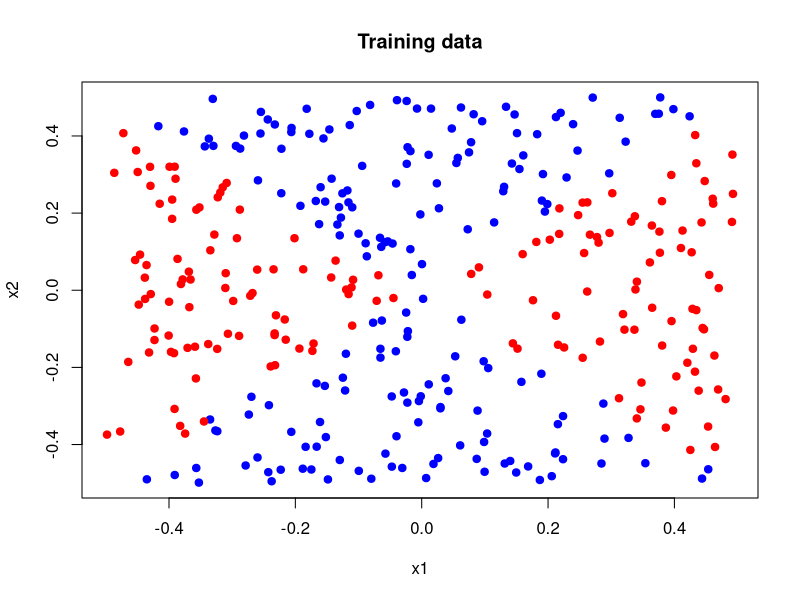
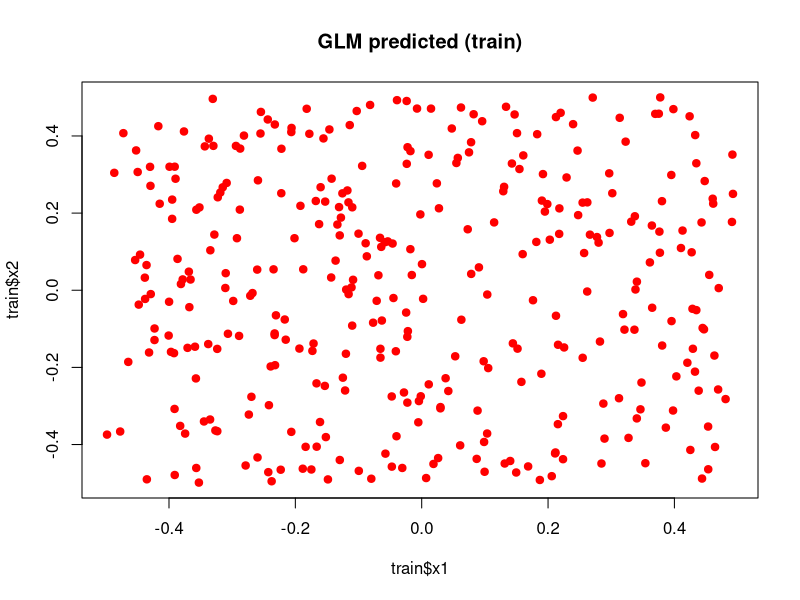
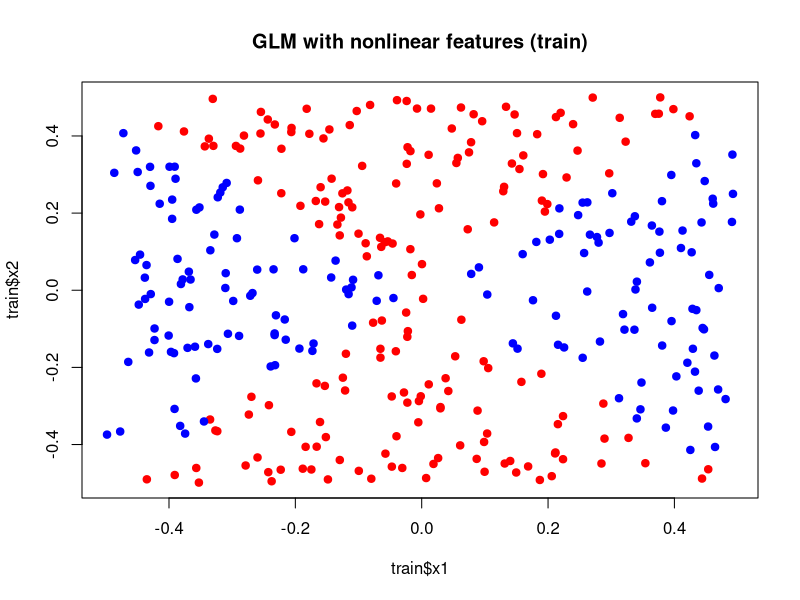

The R script that drew these images, in order:
# 生成数据并比较逻辑回归与 SVM（非线性核）
set.seed(1)
library(e1071)

# (a) 生成 n=500, p=2 的数据，二类，二次决策边界
n <- 500
x1 <- runif(n) - 0.5
x2 <- runif(n) - 0.5
y <- factor(ifelse(x1^2 - x2^2 > 0, "A", "B"))
dat <- data.frame(x1 = x1, x2 = x2, y = y)

# 划分训练/测试
train_idx <- sample(n, 350)
train <- dat[train_idx, ]
test  <- dat[-train_idx, ]

# (b) 绘图（训练集，按类别上色）
plot(train$x1, train$x2, col = ifelse(train$y=="A","red","blue"),
     pch = 19, xlab = "x1", ylab = "x2", main = "Training data")

# (c) 用逻辑回归（原始 x1, x2）拟合
glm.fit <- glm(y ~ x1 + x2, data = train, family = binomial)
glm.pred.test <- predict(glm.fit, newdata = test, type = "response")
glm.class.test <- factor(ifelse(glm.pred.test > 0.5, "A", "B"), levels=levels(y))
mean(glm.class.test != test$y)   # 测试错误率

# (d) 用逻辑回归在训练集上预测并绘制预测类别（线性决策边界应为线性）
glm.pred.train <- predict(glm.fit, newdata = train, type = "response")
glm.class.train <- factor(ifelse(glm.pred.train > 0.5, "A", "B"))
plot(train$x1, train$x2, col = ifelse(glm.class.train=="A","red","blue"),
     pch = 19, main = "GLM predicted (train)")

# (e) 使用非线性变换（x1^2, x2^2, x1*x2, log(|x2|+1)）并用逻辑回归拟合
train2 <- transform(train, x1sq = x1^2, x2sq = x2^2, x1x2 = x1*x2, lx2 = log(abs(x2)+1))
test2  <- transform(test,  x1sq = x1^2, x2sq = x2^2, x1x2 = x1*x2, lx2 = log(abs(x2)+1))
glm2.fit <- glm(y ~ x1 + x2 + x1sq + x2sq + x1x2 + lx2, data = train2, family = binomial)
glm2.pred.test <- factor(ifelse(predict(glm2.fit, newdata = test2, type="response")>0.5,"A","B"), levels=levels(y))
mean(glm2.pred.test != test$y)  # 测试错误率（应比线性好）

# (f) 用该扩展特征在训练集上绘图（显示非线性决策边界是否明显）
glm2.pred.train <- factor(ifelse(predict(glm2.fit, newdata = train2, type="response")>0.5,"A","B"))
plot(train$x1, train$x2, col = ifelse(glm2.pred.train=="A","red","blue"),
     pch = 19, main = "GLM with nonlinear features (train)")

# (g) 用支持向量机（线性核）拟合原始特征
svm.lin <- svm(y ~ x1 + x2, data = train, kernel = "linear", cost = 1)
mean(predict(svm.lin, test) != test$y)  # 线性 SVM 测试错误率

# (h) 用非线性核的 SVM（RBF）拟合并比较
svm.rbf <- svm(y ~ x1 + x2, data = train, kernel = "radial", gamma = 1, cost = 1)
mean(predict(svm.rbf, test) != test$y)  # RBF SVM 测试错误率

# (i) 结果评估：打印各方法测试错误率
cat("GLM (linear) test error:", round(mean(glm.class.test != test$y),4), "\n")
cat("GLM (nonlinear features) test error:", round(mean(glm2.pred.test != test$y),4), "\n")
cat("SVM (linear) test error:", round(mean(predict(svm.lin, test) != test$y),4), "\n")
cat("SVM (RBF) test error:", round(mean(predict(svm.rbf, test) != test$y),4), "\n")